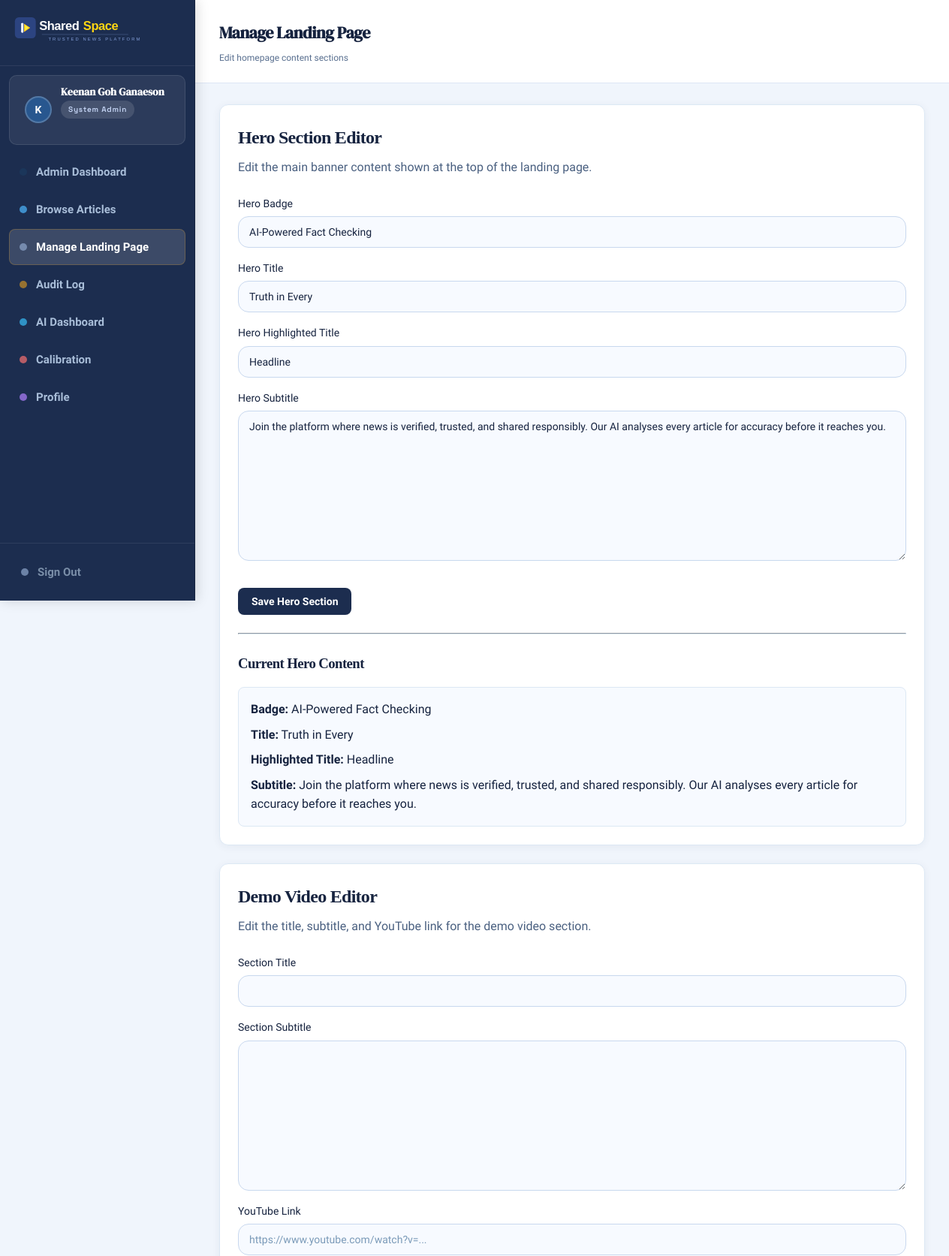
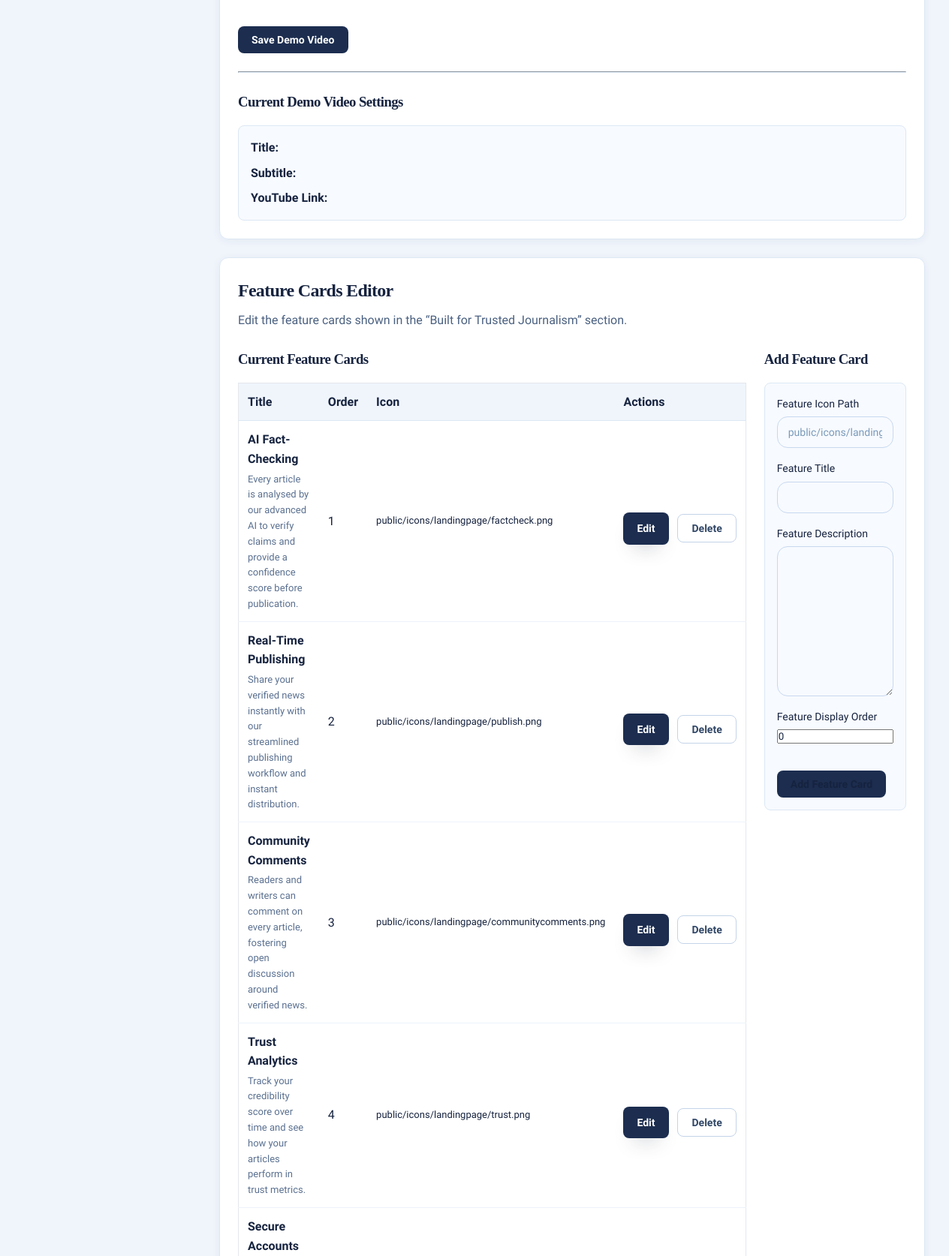
Screenshot of /pages/admin-landing.php (signed in, upper part) with the database file from the repository (2 pictures, top to bottom).
### tables this page shows
CREATE TABLE `users` (
  `id` int NOT NULL,
  `email` varchar(255) NOT NULL,
  `password` varchar(255) NOT NULL,
  `full_name` varchar(255) DEFAULT NULL,
  `bio` text,
  `avatar_url` text,
  `role` enum('free','premium','category_admin','system_admin','ai_trainer') NOT NULL DEFAULT 'free',
  `is_premium` tinyint(1) NOT NULL DEFAULT '0',
  `is_suspended` tinyint(1) NOT NULL DEFAULT '0',
  `created_at` datetime NOT NULL DEFAULT CURRENT_TIMESTAMP,
  `updated_at` datetime NOT NULL DEFAULT CURRENT_TIMESTAMP ON UPDATE CURRENT_TIMESTAMP,
  `email_verified` tinyint(1) DEFAULT '0',
  `verification_token` varchar(255) DEFAULT NULL,
  `last_verification_email` datetime DEFAULT NULL,
  `reset_token` varchar(255) DEFAULT NULL,
  `reset_expires` datetime DEFAULT NULL,
  `age_group` varchar(20) DEFAULT NULL,
  `gender` enum('male','female') DEFAULT NULL,
  `onboarding_completed` tinyint(1) DEFAULT '0'
);

CREATE TABLE `landing_sections` (
  `id` int NOT NULL,
  `section_key` varchar(50) DEFAULT NULL,
  `title` varchar(255) DEFAULT NULL,
  `title_highlight` varchar(100) DEFAULT NULL,
  `subtitle` text,
  `badge` varchar(100) DEFAULT NULL
);

CREATE TABLE `landing_features` (
  `id` int NOT NULL,
  `icon_path` varchar(255) DEFAULT NULL,
  `title` varchar(255) NOT NULL,
  `description` text NOT NULL,
  `display_order` int DEFAULT '1'
);

### pages/admin-landing.php (the view, shortened to what the rows shown need)
<?php
require_once __DIR__ . '/../includes/layout.php';
require_once __DIR__ . '/../includes/controllers/LandingPageController.php';
$auth = new AuthController();
$user = $auth->currentUser();
$landingCtrl = new LandingPageController();
$hero = $landingCtrl->getHero();
$features = $landingCtrl->getFeatures();
page_head('Manage Landing Page');
?>
<div class="dashboard-layout">
    <?php sidebar($user); ?>
    <main>
        <?php dash_header('Manage Landing Page', 'Edit homepage content sections'); ?>
        <div class="page-content">
            <div id="hero-section" class="card" style="padding: 24px; margin-bottom: 24px;">
                <h2 style="margin-bottom: 8px;">Hero Section Editor</h2>
                <form method="POST">
                    <div class="form-group" style="margin-bottom: 16px;">
                        <label for="badge">Hero Badge</label>
                        <input
                            id="badge"
                            type="text"
                            name="badge"
                            value="<?= htmlspecialchars($hero['badge'] ?? '') ?>"
                            required
                            style="width: 100%;"
                        >
                    </div>
                    <div class="form-group" style="margin-bottom: 16px;">
                        <label for="hero_title">Hero Title</label>
                        <input
                            id="hero_title"
                            type="text"
                            name="title"
                            value="<?= htmlspecialchars($hero['title'] ?? '') ?>"
                            required
                            style="width: 100%;"
                        >
                    </div>
                    <div class="form-group" style="margin-bottom: 16px;">
                        <label for="title_highlight">Hero Highlighted Title</label>
                        <input
                            id="title_highlight"
                            type="text"
                            name="title_highlight"
                            value="<?= htmlspecialchars($hero['title_highlight'] ?? '') ?>"
                            required
                            style="width: 100%;"
                        >
                    </div>
                    <div class="form-group" style="margin-bottom: 16px;">
                        <label for="subtitle">Hero Subtitle</label>
                        <textarea
                            id="subtitle"
                            name="subtitle"
                            rows="4"
                            required
                            style="width: 100%;"
                        ><?= htmlspecialchars($hero['subtitle'] ?? '') ?></textarea>
                    </div>
                </form>
                <div style="padding: 16px; background: #f9fafb; border: 1px solid #e5e7eb; border-radius: 8px;">
                    <div style="margin-bottom: 8px;"><strong>Badge:</strong> <?= htmlspecialchars($hero['badge'] ?? '') ?></div>
                    <div style="margin-bottom: 8px;"><strong>Title:</strong> <?= htmlspecialchars($hero['title'] ?? '') ?></div>
                    <div style="margin-bottom: 8px;"><strong>Highlighted Title:</strong> <?= htmlspecialchars($hero['title_highlight'] ?? '') ?></div>
                    <div><strong>Subtitle:</strong> <?= htmlspecialchars($hero['subtitle'] ?? '') ?></div>
                </div>
            </div>
            <div id="video-section" class="card" style="padding: 24px; margin-bottom: 24px;">
                <h2 style="margin-bottom: 8px;">Demo Video Editor</h2>
            </div>
            <div id="features-section" class="card" style="padding: 24px; margin-bottom: 24px;">
                <h2 style="margin-bottom: 8px;">Feature Cards Editor</h2>
                <div style="display: grid; grid-template-columns: 1.3fr 1fr; gap: 24px; align-items: start;">
                    <div>
                        <?php if (empty($features)): ?>
                            <div style="padding: 16px; background: #f9fafb; border: 1px solid #e5e7eb; border-radius: 8px;">
                                No feature cards found.
                            </div>
                        <?php else: ?>
                            <div style="overflow-x: auto;">
                                <table style="width: 100%; border-collapse: collapse; background: #fff; border: 1px solid #e5e7eb;">
                                    <thead style="background: #f9fafb;">
                                        <tr>
                                            <th style="text-align: left; padding: 12px; border-bottom: 1px solid #e5e7eb;">Title</th>
                                            <th style="text-align: left; padding: 12px; border-bottom: 1px solid #e5e7eb;">Order</th>
                                            <th style="text-align: left; padding: 12px; border-bottom: 1px solid #e5e7eb;">Icon</th>
                                            <th style="text-align: left; padding: 12px; border-bottom: 1px solid #e5e7eb;">Actions</th>
                                        </tr>
                                    </thead>
                                    <tbody>
                                        <?php foreach ($features as $feature): ?>
                                            <tr>
                                                <td style="padding: 12px; border-bottom: 1px solid #e5e7eb;">
                                                    <div style="font-weight: 600;"><?= htmlspecialchars($feature['title']) ?></div>
                                                    <div style="font-size: 13px; color: #6b7280; margin-top: 4px;">
                                                        <?= htmlspecialchars($feature['description']) ?>
                                                    </div>
                                                </td>
                                                <td style="padding: 12px; border-bottom: 1px solid #e5e7eb;">
                                                    <?= (int) $feature['display_order'] ?>
                                                </td>
                                                <td style="padding: 12px; border-bottom: 1px solid #e5e7eb; font-size: 13px; color: #6b7280;">
                                                    <?= htmlspecialchars($feature['icon_path']) ?>
                                                </td>
                                                <td style="padding: 12px; border-bottom: 1px solid #e5e7eb; white-space: nowrap;">
                                                    <a href="/pages/admin-landing.php?edit_feature=<?= (int) $feature['id'] ?>#features-section" class="btn btn-primary">Edit</a>
                                                    <form method="POST" style="display: inline-block; margin-left: 8px;">
                                                        <button
                                                            type="submit"
                                                            name="delete_feature"
                                                            class="btn btn-ghost"
                                                            onclick="return confirm('Delete this feature card?');"
                                                        >
                                                            Delete
                                                        </button>
                                                    </form>
                                                </td>
                                            </tr>
                                        <?php endforeach; ?>
                                    </tbody>
                                </table>
                            </div>
                        <?php endif; ?>
                    </div>
                </div>
            </div>
        </div>
    </main>
</div>
<?php page_foot(); ?>

### includes/layout.php (shortened to what the rows shown need)
<?php
require_once __DIR__ . '/db.php';
function page_head(string $title): void {
    $slug = strtolower(trim(preg_replace('/[^a-z0-9]+/i', '-', $title), '-'));
?>
<!DOCTYPE html>
<html lang="en">
<head>
<link rel="stylesheet" href="/public/css/app.css?v=<?= filemtime(__DIR__ . '/../public/css/app.css') ?>" />
</head>
<body class="page-<?= htmlspecialchars($slug) ?>">
<?php }
function page_foot(): void { ?>
</body>
</html>
<?php }
function sharedspace_brand(string $href = '/', string $variant = 'dark', string $class = ''): void { ?>
<?php }
function sidebar(User $user): void {
    ?>
<aside class="sidebar">
    <div class="sidebar-user">
        <?php if (!empty($user->avatarUrl)): ?>
            <div class="user-avatar" style="background:none;padding:0;overflow:hidden">
                <img src="/public/<?= htmlspecialchars($user->avatarUrl) ?>"
                     alt="<?= htmlspecialchars($user->fullName) ?>"
                     style="width:100%;height:100%;object-fit:cover;border-radius:50%">
            </div>
        <?php else: ?>
            <div class="user-avatar"><?= htmlspecialchars($user->initial()) ?></div>
        <?php endif; ?>
        <div class="user-info">
            <p class="user-name"><?= htmlspecialchars($user->fullName) ?></p>
            <?php if ($user->role === 'premium'): ?>
                <span class="role-badge premium">Premium</span>
            <?php elseif ($user->role === 'system_admin'): ?>
                <span class="role-badge system-admin">System Admin</span>
            <?php elseif ($user->role === 'ai_trainer'): ?>
                <span class="role-badge ai-trainer">AI Trainer</span>
            <?php else: ?>
                <span class="role-badge free">Free</span>
            <?php endif; ?>
        </div>
    </div>
</aside>
<?php }
function dash_header(string $title, string $subtitle = ''): void { ?>
<header class="dash-header">
    <div>
        <h1 class="dash-title"><?= htmlspecialchars($title) ?></h1>
    </div>
</header>
<?php }
    if ($err): ?><div class="alert alert-error"><?= htmlspecialchars($err) ?></div><?php endif;

### rows the page displays
users: full_name "K", full_name "Keenan Goh Ganaeson"
landing_sections: badge "AI-Powered Fact Checking", title "Truth in Every", title_highlight "Headline", subtitle "Join the platform where news is verified, trusted, and shared responsibly. Our AI analyses every article for accuracy before it reaches you."
landing_features: title "AI Fact-Checking", description "Every article is analysed by our advanced AI to verify claims and provide a confidence score before publication.", display_order "1", icon_path "public/icons/landingpage/factcheck.png"
landing_features: title "Real-Time Publishing", description "Share your verified news instantly with our streamlined publishing workflow and instant distribution.", display_order "2", icon_path "public/icons/landingpage/publish.png"
landing_features: title "Community Comments", description "Readers and writers can comment on every article, fostering open discussion around verified news.", display_order "3", icon_path "public/icons/landingpage/communitycomments.png"
landing_features: title "Trust Analytics", description "Track your credibility score over time and see how your articles perform in trust metrics.", display_order "4", icon_path "public/icons/landingpage/trust.png"
landing_features: title "Secure Accounts"

### other values shown
$link['label'] "Admin Dashboard"
$link['label'] "Browse Articles"
$link['label'] "Manage Landing Page"
$link['label'] "Audit Log"
$link['label'] "AI Dashboard"
$link['label'] "Calibration"
$link['label'] "Profile"
$title "Manage Landing Page"
$subtitle "Edit homepage content sections"
